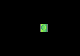

A 2D game scene composited from a Tiled map and its tileset images. What follows is a short description and the map's XML, with every tile layer's data as written:
An orthogonal 10x7 tile map with 8x8 px tiles, 1 tile layer (level0), 4 hidden layers not drawn.

<map version="1.0" tiledversion="2017.07.02" orientation="orthogonal" renderorder="right-down" width="10" height="7" tilewidth="8" tileheight="8" nextobjectid="1">
 <tileset firstgid="1" name="tiles3" tilewidth="8" tileheight="8" tilecount="256" columns="16">
  <image source="tiles3.png" trans="ff24ff" width="128" height="128" />
  <tile id="112">
   <properties>
    <property name="name" value="source" />
   </properties>
  </tile>
  <tile id="120">
   <properties>
    <property name="name" value="block" />
   </properties>
  </tile>
 </tileset>
 <layer name="level0" width="10" height="7">
  <properties>
   <property name="start" type="int" value="30" />
  </properties>
  <data encoding="csv">
0,0,0,0,0,0,0,0,0,0,
0,0,0,0,0,0,0,0,0,0,
0,0,0,0,0,0,0,0,0,0,
0,0,0,0,0,113,0,0,0,0,
0,0,0,0,0,0,0,0,0,0,
0,0,0,0,0,0,0,0,0,0,
0,0,0,0,0,0,0,0,0,0
</data>
 </layer>
 <layer name="level1" width="10" height="7" visible="0">
  <properties>
   <property name="speed" type="int" value="30" />
   <property name="start" type="int" value="10" />
   <property name="steps" type="int" value="10" />
  </properties>
  <data encoding="csv">
0,0,0,0,0,0,0,0,0,0,
0,0,0,0,0,0,0,0,0,0,
0,0,0,0,0,0,0,0,0,0,
0,0,0,0,113,0,121,0,0,0,
0,0,0,0,0,0,0,0,0,0,
0,0,0,0,0,0,0,0,0,0,
0,0,0,0,0,0,0,0,0,0
</data>
 </layer>
 <layer name="level2" width="10" height="7" visible="0">
  <properties>
   <property name="speed" type="int" value="30" />
  </properties>
  <data encoding="csv">
113,0,0,0,0,0,0,0,0,0,
0,0,0,0,0,0,0,0,0,0,
0,0,0,0,0,0,0,0,0,0,
0,0,0,0,121,121,0,0,0,0,
0,0,0,0,0,0,0,0,0,0,
0,0,0,0,0,0,0,0,0,0,
0,0,0,0,0,0,0,0,0,0
</data>
 </layer>
 <layer name="level3" width="10" height="7" visible="0">
  <properties>
   <property name="speed" type="int" value="30" />
  </properties>
  <data encoding="csv">
0,0,0,0,0,0,0,0,0,0,
0,121,0,0,113,0,0,0,121,0,
0,0,0,0,0,0,0,0,0,0,
0,0,0,0,121,121,0,0,0,0,
0,0,0,0,0,0,0,0,0,0,
0,121,0,0,0,0,0,0,121,0,
0,0,0,0,0,0,0,0,0,0
</data>
 </layer>
 <layer name="level4" width="10" height="7" visible="0">
  <properties>
   <property name="speed" type="int" value="30" />
   <property name="start" type="int" value="10" />
   <property name="steps" type="int" value="10" />
  </properties>
  <data encoding="csv">
113,0,0,0,121,121,0,0,0,0,
0,0,0,0,121,121,0,0,0,0,
0,0,0,0,121,121,0,0,0,0,
0,0,0,0,0,0,0,0,0,0,
0,0,0,0,121,121,0,0,0,0,
0,0,0,0,121,121,0,0,0,0,
0,0,0,0,121,121,0,0,0,0
</data>
 </layer>
</map>
